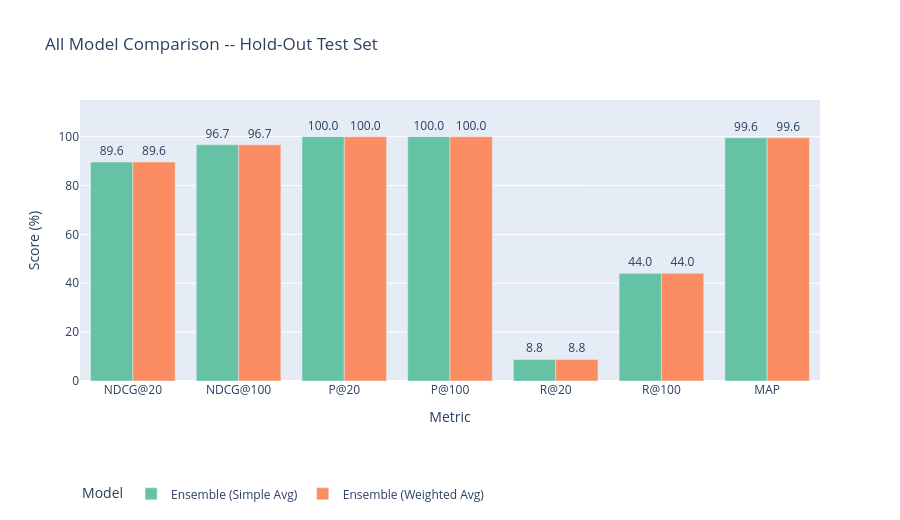
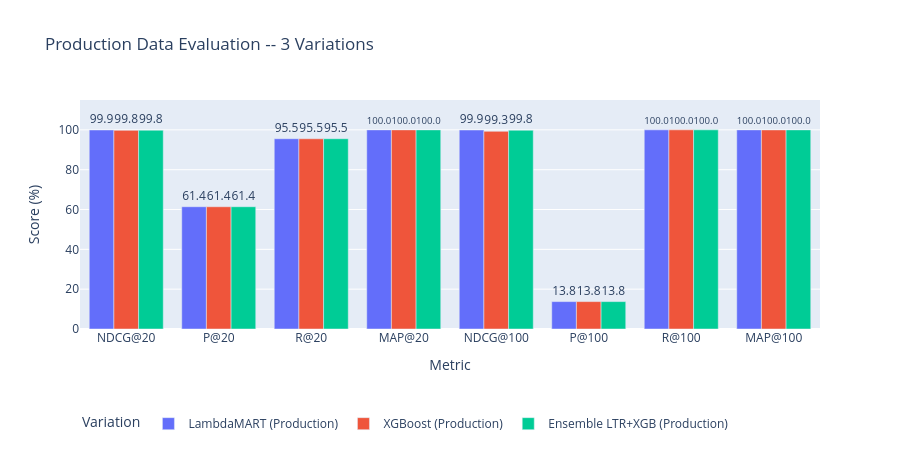

Notebook source saved alongside these figures, in order:
### Markdown cell above
## 11. Visualisation & Reporting

Bar chart comparing all models across key metrics; heatmap of cross-strategy results for academic summary.

### Code cell
# 1. Bar chart: All Model Review (Hold-Out)
if not review_df.empty:
    plot_cols = [c for c in ['NDCG@20','NDCG@100','P@20','P@100','R@20','R@100','MAP'] if c in review_df.columns]
    plot_data = []
    for model in review_df.index:
        for metric in plot_cols:
            plot_data.append({'Model': model, 'Metric': metric,
                              'Score (%)': review_df.loc[model, metric]})
    fig_bar = px.bar(
        pd.DataFrame(plot_data), x='Metric', y='Score (%)', color='Model',
        barmode='group', title='All Model Comparison -- Hold-Out Test Set',
        text='Score (%)', color_discrete_sequence=px.colors.qualitative.Set2, height=520,
    )
    fig_bar.update_traces(texttemplate='%{text:.1f}', textposition='outside')
    fig_bar.update_layout(yaxis_range=[0, 115], legend=dict(orientation='h', y=-0.35))
    bar_path = project_root / 'outputs' / 'plots' / 'step5_all_model_comparison.html'
    fig_bar.write_html(str(bar_path))
    fig_bar.show()
    print(f'[OK] Bar chart saved: {bar_path.name}')

# 2. Heatmap: Cross-Strategy (LambdaMART)
if not cross_df.empty:
    fig, ax = plt.subplots(figsize=(11, 3))
    sns.heatmap(cross_df.astype(float), annot=True, fmt='.1f', cmap='YlGnBu',
                linewidths=0.5, ax=ax, cbar_kws={'label': 'Score (%)'})
    ax.set_title('LambdaMART -- Cross-Strategy Metric Heatmap (%)', fontsize=13, pad=12)
    ax.set_xlabel('')
    ax.set_ylabel('Evaluation Strategy')
    plt.tight_layout()
    hm_path = project_root / 'outputs' / 'plots' / 'step5_cross_strategy_heatmap.png'
    fig.savefig(str(hm_path), dpi=150, bbox_inches='tight')
    plt.show()
    print(f'[OK] Heatmap saved: {hm_path.name}')

# 3. Production bar chart
if not prod_report.empty:
    prod_cols = [c for c in prod_report.columns if any(m in c for m in ['NDCG','P@','MAP','R@'])]
    prod_data = []
    for model in prod_report.index:
        for metric in prod_cols:
            prod_data.append({'Variation': model, 'Metric': metric,
                              'Score (%)': prod_report.loc[model, metric]})
    fig_prod = px.bar(
        pd.DataFrame(prod_data), x='Metric', y='Score (%)', color='Variation',
        barmode='group', title='Production Data Evaluation -- 3 Variations',
        text='Score (%)', height=450,
    )
    fig_prod.update_traces(texttemplate='%{text:.1f}', textposition='outside')
    fig_prod.update_layout(yaxis_range=[0, 115], legend=dict(orientation='h', y=-0.35))
    prod_html = project_root / 'outputs' / 'plots' / 'step5_production_evaluation.html'
    fig_prod.write_html(str(prod_html))
    fig_prod.show()
    print(f'[OK] Production chart saved: {prod_html.name}')

### Figure 1 — Plotly figure (JSON) as saved in the notebook; plotly's stock layout.template omitted (floating-point values rounded to 4 significant figures)
{"data": [{"alignmentgroup": "True", "hovertemplate": "Model=Ensemble (Simple Avg)<br>Metric=%{x}<br>Score (%)=%{text}<extra></extra>", "legendgroup": "Ensemble (Simple Avg)", "marker": {"color": "rgb(102,194,165)", "pattern": {"shape": ""}}, "name": "Ensemble (Simple Avg)", "offsetgroup": "Ensemble (Simple Avg)", "orientation": "v", "showlegend": true, "text": [89.62, 96.7, 100.0, 100.0, 8.81, 44.05, 99.56], "textposition": "outside", "texttemplate": "%{text:.1f}", "type": "bar", "x": ["NDCG@20", "NDCG@100", "P@20", "P@100", "R@20", "R@100", "MAP"], "xaxis": "x", "y": [89.62, 96.7, 100.0, 100.0, 8.81, 44.05, 99.56], "yaxis": "y"}, {"alignmentgroup": "True", "hovertemplate": "Model=Ensemble (Weighted Avg)<br>Metric=%{x}<br>Score (%)=%{text}<extra></extra>", "legendgroup": "Ensemble (Weighted Avg)", "marker": {"color": "rgb(252,141,98)", "pattern": {"shape": ""}}, "name": "Ensemble (Weighted Avg)", "offsetgroup": "Ensemble (Weighted Avg)", "orientation": "v", "showlegend": true, "text": [89.62, 96.7, 100.0, 100.0, 8.81, 44.05, 99.56], "textposition": "outside", "texttemplate": "%{text:.1f}", "type": "bar", "x": ["NDCG@20", "NDCG@100", "P@20", "P@100", "R@20", "R@100", "MAP"], "xaxis": "x", "y": [89.62, 96.7, 100.0, 100.0, 8.81, 44.05, 99.56], "yaxis": "y"}], "layout": {"barmode": "group", "height": 520, "legend": {"orientation": "h", "title": {"text": "Model"}, "tracegroupgap": 0, "y": -0.35}, "title": {"text": "All Model Comparison -- Hold-Out Test Set"}, "xaxis": {"anchor": "y", "domain": [0, 1], "title": {"text": "Metric"}}, "yaxis": {"anchor": "x", "domain": [0, 1], "range": [0, 115], "title": {"text": "Score (%)"}}}}

### Figure 2 — Plotly figure (JSON) as saved in the notebook; plotly's stock layout.template omitted (floating-point values rounded to 4 significant figures)
{"data": [{"alignmentgroup": "True", "hovertemplate": "Variation=LambdaMART (Production)<br>Metric=%{x}<br>Score (%)=%{text}<extra></extra>", "legendgroup": "LambdaMART (Production)", "marker": {"color": "#636efa", "pattern": {"shape": ""}}, "name": "LambdaMART (Production)", "offsetgroup": "LambdaMART (Production)", "orientation": "v", "showlegend": true, "text": [99.94, 61.4, 95.55, 99.99, 99.93, 13.76, 100.0, 99.99], "textposition": "outside", "texttemplate": "%{text:.1f}", "type": "bar", "x": ["NDCG@20", "P@20", "R@20", "MAP@20", "NDCG@100", "P@100", "R@100", "MAP@100"], "xaxis": "x", "y": [99.94, 61.4, 95.55, 99.99, 99.93, 13.76, 100.0, 99.99], "yaxis": "y"}, {"alignmentgroup": "True", "hovertemplate": "Variation=XGBoost (Production)<br>Metric=%{x}<br>Score (%)=%{text}<extra></extra>", "legendgroup": "XGBoost (Production)", "marker": {"color": "#EF553B", "pattern": {"shape": ""}}, "name": "XGBoost (Production)", "offsetgroup": "XGBoost (Production)", "orientation": "v", "showlegend": true, "text": [99.75, 61.39, 95.53, 99.99, 99.25, 13.76, 100.0, 99.97], "textposition": "outside", "texttemplate": "%{text:.1f}", "type": "bar", "x": ["NDCG@20", "P@20", "R@20", "MAP@20", "NDCG@100", "P@100", "R@100", "MAP@100"], "xaxis": "x", "y": [99.75, 61.39, 95.53, 99.99, 99.25, 13.76, 100.0, 99.97], "yaxis": "y"}, {"alignmentgroup": "True", "hovertemplate": "Variation=Ensemble LTR+XGB (Production)<br>Metric=%{x}<br>Score (%)=%{text}<extra></extra>", "legendgroup": "Ensemble LTR+XGB (Production)", "marker": {"color": "#00cc96", "pattern": {"shape": ""}}, "name": "Ensemble LTR+XGB (Production)", "offsetgroup": "Ensemble LTR+XGB (Production)", "orientation": "v", "showlegend": true, "text": [99.82, 61.4, 95.55, 99.99, 99.81, 13.76, 100.0, 99.99], "textposition": "outside", "texttemplate": "%{text:.1f}", "type": "bar", "x": ["NDCG@20", "P@20", "R@20", "MAP@20", "NDCG@100", "P@100", "R@100", "MAP@100"], "xaxis": "x", "y": [99.82, 61.4, 95.55, 99.99, 99.81, 13.76, 100.0, 99.99], "yaxis": "y"}], "layout": {"barmode": "group", "height": 450, "legend": {"orientation": "h", "title": {"text": "Variation"}, "tracegroupgap": 0, "y": -0.35}, "title": {"text": "Production Data Evaluation -- 3 Variations"}, "xaxis": {"anchor": "y", "domain": [0, 1], "title": {"text": "Metric"}}, "yaxis": {"anchor": "x", "domain": [0, 1], "range": [0, 115], "title": {"text": "Score (%)"}}}}
